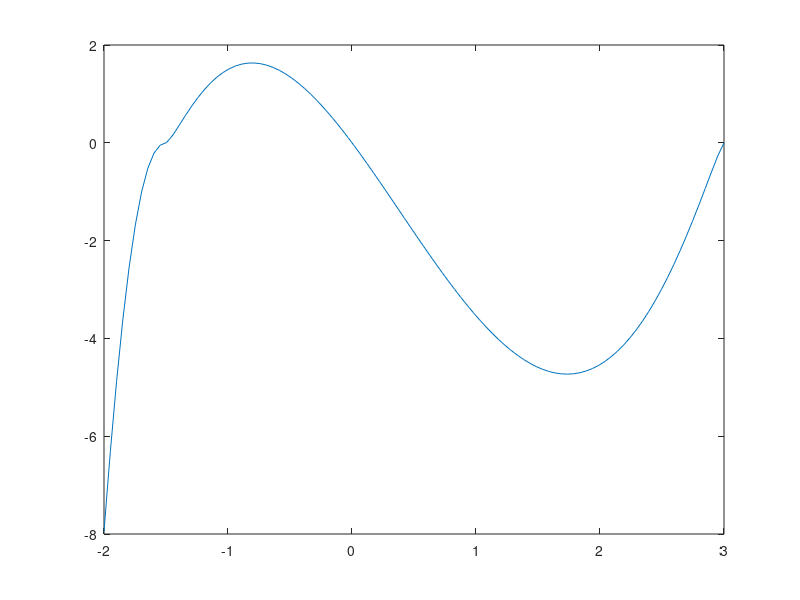

Here is the MATLAB script that generated this plot:
a = linspace(-2,3,100);
my = 1; H = 1; R = 1;
k = 2*my*H/R;

g = (-(2*a+3)./(a-3)).^(1./(3*a));

p1 = (a.^2 - a*7 + 12).*g.^(a-5);
   
p2 = (4*a.^2 + a*14 + 12).*g.^(-a*2-5);
p = k*(p1 - p2)
plot(a,p)
